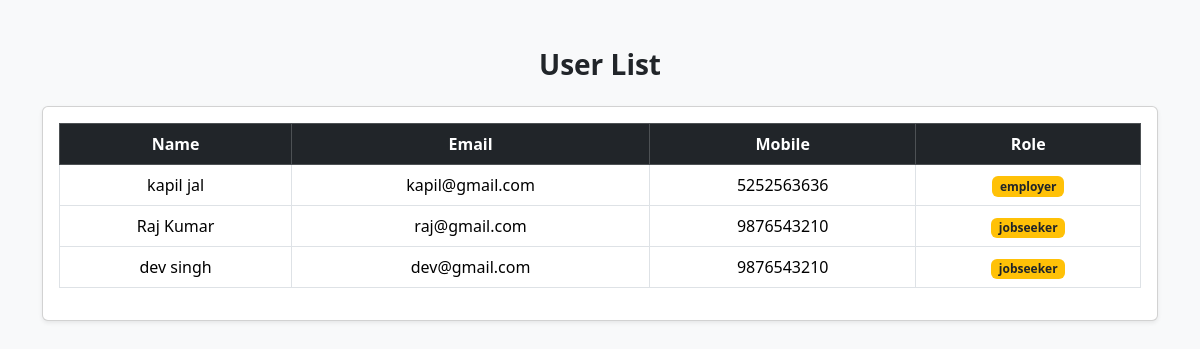
Screenshot of /accounts/viewdata/ with the database file from the repository.
### Accounts/models.py (models this page shows, shortened)
class Register_master(models.Model):
    ROLE_CHOICE=(
        ('jobseeker','Jobseeker'),
        ('employer',('Employer')),
    )
    name=models.CharField(max_length=100)
    email=models.EmailField(unique=True)
    password=models.CharField(max_length=128)
    mobile=models.CharField(max_length=15)
    address=models.TextField()
    rolename=models.CharField(max_length=20,choices=ROLE_CHOICE)
    created_at=models.DateTimeField(auto_now_add=True)

### Accounts/views.py (the view)
# urls.py: path('viewdata/',viewdata,name="viewdata"),
def viewdata(request):
    ob=Register_master.objects.all()
    return render(request,"viewdata.html",{"data":ob})

### Accounts/templates/viewdata.html (shortened to what this page needs)
<!DOCTYPE html>
<html lang="en">
<head>
  <link href="https://cdn.jsdelivr.net/npm/bootstrap@5.3.2/dist/css/bootstrap.min.css" rel="stylesheet">
</head>
<body class="bg-light">
<div class="container my-5">
  <h3 class="text-center fw-bold mb-4">User List</h3>
  <div class="card shadow-sm">
    <div class="card-body">
      <div class="table-responsive">
        <table class="table table-bordered table-hover align-middle text-center">
          <thead class="table-dark">
            <tr>
              <th>Name</th>
              <th>Email</th>
              <th>Mobile</th>
              <th>Role</th>
            </tr>
          </thead>
          <tbody>
            {% for user in data %}
            <tr>
              <td>{{ user.name }}</td>
              <td>{{ user.email }}</td>
              <td>{{ user.mobile }}</td>
              <td>
                <span class="badge bg-warning text-dark">
                  {{ user.rolename }}
                </span>
              </td>
            </tr>
            {% empty %}
            <tr>
              <td colspan="4" class="text-muted">No data available</td>
            </tr>
            {% endfor %}
          </tbody>
        </table>
      </div>
    </div>
  </div>
</div>
</body>
</html>

### rows the page displays
Register_master: name "kapil jal", email "kapil@gmail.com", mobile "5252563636", rolename "employer"
Register_master: name "Raj Kumar", email "raj@gmail.com", mobile "9876543210", rolename "jobseeker"
Register_master: name "dev singh", email "dev@gmail.com", mobile "9876543210", rolename "jobseeker"
